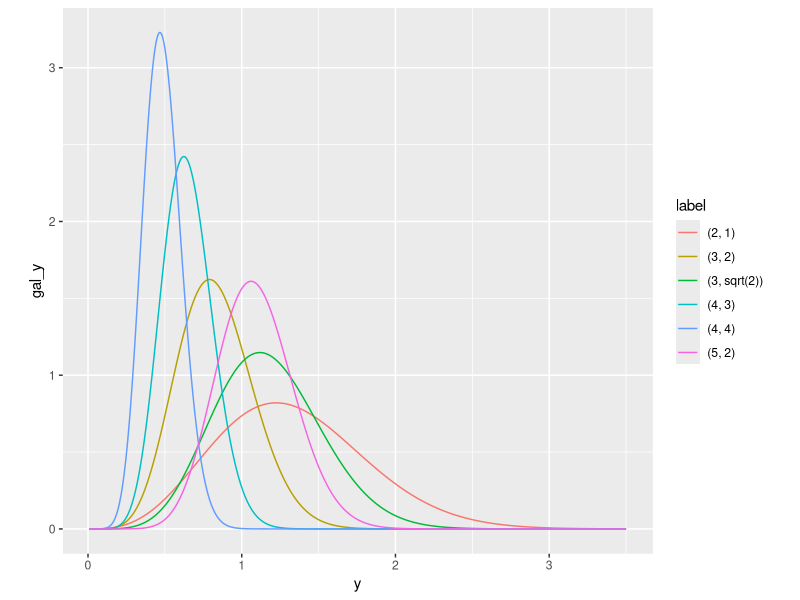

Here is the R script that generated this plot:
## ---- chunk 1

knitr::opts_chunk$set(echo = TRUE)

colorize <- function(x, color) {
    if (knitr::is_latex_output())
        sprintf("\\textcolor{%s}{%s}", color, x)
    else if (knitr::is_html_output())
        sprintf('<span style = "color: %s;">%s</span>', color, x)
    else x
}
indicator <- function() {
    if (knitr::is_latex_output())
        sprintf("\\indicator")
    else if (knitr::is_html_output())
        sprintf("1")
    else "1"
}
newline <- function() {
    if (knitr::is_latex_output())
        sprintf("\\")
    else if (knitr::is_html_output())
        sprintf("<br>")
    else ""
}

library(ggplot2)
## ---- chunk 2

dgalenshore = function(y, a, theta) {
    (2 / gamma(a)) * theta^(2 * a) * y^(2 * a - 1) * exp(-(theta^2) * y^2)
}

y = seq(0.01, 3.5, length = 1000)
df = rbind(
    data.frame(y = y, gal_y = dgalenshore(y, 2, 1), label = "(2, 1)"),
    data.frame(y = y, gal_y = dgalenshore(y, 3, sqrt(2)), label = "(3, sqrt(2))"),
    data.frame(y = y, gal_y = dgalenshore(y, 3, 2), label = "(3, 2)"),
    data.frame(y = y, gal_y = dgalenshore(y, 5, 2), label = "(5, 2)"),
    data.frame(y = y, gal_y = dgalenshore(y, 4, 3), label = "(4, 3)"),
    data.frame(y = y, gal_y = dgalenshore(y, 4, 4), label = "(4, 4)")
)
## ---- chunk 3
ggplot(df, aes(y, gal_y, group = label, color = label)) +
geom_line() + coord_fixed(ratio = 1)
